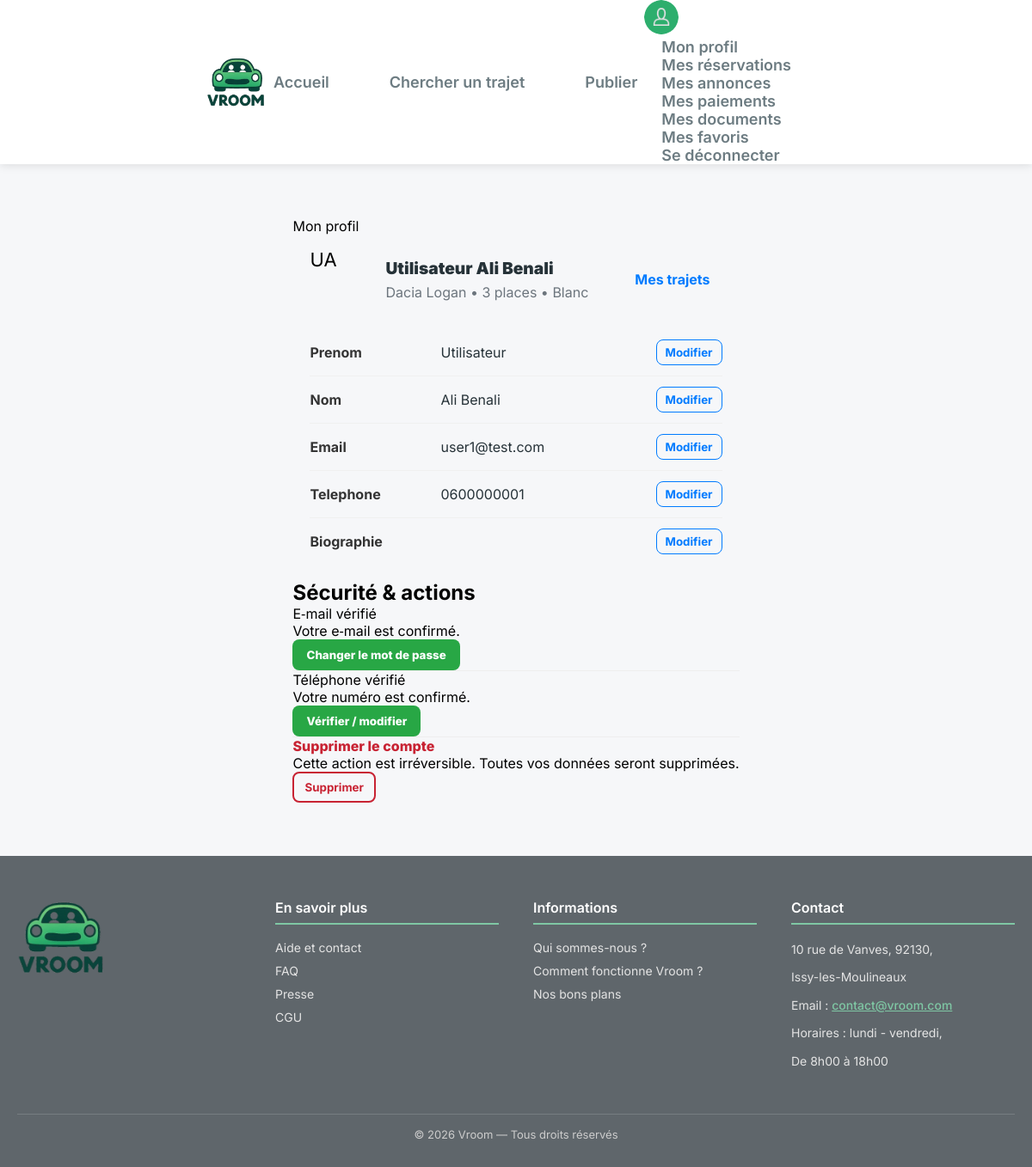
Page /index.php?page=profil (signed in) on the committed database.
### tables this page shows
CREATE TABLE `utilisateurs` (
  `id` bigint(20) UNSIGNED NOT NULL AUTO_INCREMENT,
  `nom` varchar(255) NOT NULL,
  `prenom` varchar(255) NOT NULL,
  `email` varchar(255) DEFAULT NULL,
  `telephone` varchar(20) DEFAULT NULL,
  `avatar` varchar(255) DEFAULT NULL,
  `biographie` text DEFAULT NULL,
  `mot_de_passe` varchar(255) NOT NULL,
  `token_notification` varchar(255) DEFAULT NULL,
  `premiere_connexion` tinyint(1) NOT NULL DEFAULT 1,
  `try_token` int(11) NOT NULL DEFAULT 0,
  `remember_token` varchar(100) DEFAULT NULL,
  `date_creation` timestamp NOT NULL DEFAULT current_timestamp(),
  `date_mise_a_jour` timestamp NOT NULL DEFAULT current_timestamp() ON UPDATE current_timestamp(),
  `note` float DEFAULT 0,
  `photo_profil` varchar(255) DEFAULT NULL,
  PRIMARY KEY (`id`)
);

CREATE TABLE `vehicules` (
  `id` bigint(20) UNSIGNED NOT NULL,
  `id_utilisateur` bigint(20) UNSIGNED NOT NULL,
  `marque` varchar(100) NOT NULL,
  `modele` varchar(100) NOT NULL,
  `annee` year(4) NOT NULL,
  `couleur` varchar(50) NOT NULL,
  `matricule` varchar(50) NOT NULL,
  `date_creation` timestamp NOT NULL DEFAULT current_timestamp()
);

### Controleur/c_profil.php (called while the page is built, shortened)
<?php
require_once __DIR__ . '/../Modele/utilisateur.php';
require_once __DIR__ . '/../Modele/vehicules.php';
class c_profil {
    public function afficher(?int $id_utilisateur = null) {
        $id_utilisateur = $id_utilisateur ?? $_SESSION['user_id'];
        $utilisateur = Utilisateur::getById($id_utilisateur);
        $vehicules = Vehicules::getByUser($id_utilisateur);
        require __DIR__ . '/../Vue/head.php';
        require __DIR__ . '/../Vue/header.php';
        require __DIR__ . '/../Vue/pages/v_profil.php';
        require __DIR__ . '/../Vue/footer.php';
    }
}
?>

### Modele/utilisateur.php (called while the page is built, shortened)
<?php
class Utilisateur {
    public static function getById(int $id): array {
        $db = dbConnect();
        $stmt = $db->prepare("SELECT * FROM utilisateurs WHERE id = :id");
        $stmt->execute([':id' => $id]);
        return $stmt->fetch(PDO::FETCH_ASSOC);
    }
    }
?>

### Modele/vehicules.php (called while the page is built, shortened)
<?php
class Vehicules {
    public static function getByUser(int $user_id): array {
        $db = dbConnect();
        $stmt = $db->prepare("SELECT * FROM vehicules WHERE id_utilisateur = ? ORDER BY date_creation DESC");
        $stmt->execute([$user_id]);
        return $stmt->fetchAll(PDO::FETCH_ASSOC);
    }
}
?>

### Vue/pages/v_profil.php (the view, shortened to what this page needs)
<body>
    <div class="main-wrapper">
        <div class="page-container">
            <div class="header-title">Mon profil</div>
            <div class="main-content">
                <div class="info-card profile-summary">
                    <div class="profile-header">
                        <div class="avatar large">
                            <?= strtoupper(substr($utilisateur['prenom'], 0, 1) . substr($utilisateur['nom'], 0, 1)) ?>
                        </div>
                        <div class="profile-meta">
                            <div class="profile-name"><?= htmlspecialchars($utilisateur['prenom'] . ' ' . $utilisateur['nom']) ?></div>
                            <?php if (!empty($vehicules[0])): ?>
                                <div class="profile-sub">
                                    <?= htmlspecialchars($vehicules[0]['marque'] . ' ' . $vehicules[0]['modele']) ?> •
                                    <?= htmlspecialchars($vehicules[0]['places_disponibles'] ?? 3) ?> places •
                                    <?= htmlspecialchars($vehicules[0]['couleur']) ?>
                                </div>
                            <?php endif; ?>
                        </div>
                        <div class="profile-actions">
                            <a class="btn-link" href="index.php?page=mes_trajets">Mes trajets</a>
                        </div>
                    </div>
                    <div class="profile-fields">
                        <?php
                        $fields = ['prenom', 'nom', 'email', 'telephone', 'biographie'];
                        foreach ($fields as $field):
                        ?>
                        <div class="field-row">
                            <div class="field-label"><?= ucfirst($field) ?></div>
                            <div class="field-value" data-field="<?= $field ?>">
                                <?= htmlspecialchars($utilisateur[$field] ?? '') ?>
                            </div>
                            <button class="edit-btn" data-field="<?= $field ?>">Modifier</button>
                        </div>
                        <?php endforeach; ?>
                    </div>
                </div>
                <div class="info-card">
                    <h2 class="card-title">Sécurité & actions</h2>
                    <div class="info-item" style="border-top:none; align-items:center;">
                        <div style="flex:1">
                            <div class="regle">E‑mail vérifié</div>
                            <div class="description">Votre e‑mail est confirmé.</div>
                        </div>
                        <div>
                            <button class="save-btn" type="button" id="change-password">Changer le mot de passe</button>
                        </div>
                    </div>
                    <div class="info-item" style="border-top:1px solid #eee; align-items:center;">
                        <div style="flex:1">
                            <div class="regle">Téléphone vérifié</div>
                            <div class="description">Votre numéro est confirmé.</div>
                        </div>
                        <div>
                            <button class="save-btn" type="button">Vérifier / modifier</button>
                        </div>
                    </div>
                    <div class="info-item" style="border-top:1px solid #eee; align-items:center;">
                        <div style="flex:1">
                            <div class="danger-text">Supprimer le compte</div>
                            <div class="description">Cette action est irréversible. Toutes vos données seront supprimées.</div>
                        </div>
                        <div>
                            <button class="delete-btn" type="button" id="delete-account">Supprimer</button>
                        </div>
                    </div>
                </div>
            </div>
        </div>
    </div>
</body>

### Ressources/CSS/commun.css (style rules this page uses)
:root { --couleurVerte: #28a745; --couleurVerteFonce: #1f7e36; --texteGris: #6d7c82; --titreNoir: #222; --fondClair: #ffffff; --ombre: rgba(0,0,0,0.10); --ombreHover: rgba(0,0,0,0.18); }
* { font-family: 'Inter', sans-serif; box-sizing: border-box; padding: 0; margin: 0; }
body { background-color: #f0f0f0; align-items: center; justify-content: center; display: flex; flex-direction: column; gap : 30px; }

### Ressources/CSS/profil.css (style rules this page uses)
body { background-color: #f6f7f9; }
.btn-link { display:inline-block; padding:10px 14px; background:transparent; color:#007bff; text-decoration:none; font-weight:700; border-radius:8px; }
.save-btn { display:inline-block; padding:10px 16px; background:#28a745; color:#fff; border:none; border-radius:8px; font-weight:800; cursor:pointer; }
.delete-btn { display:inline-block; padding:8px 12px; background:transparent; color:#c82333; border:2px solid #c82333; border-radius:8px; font-weight:700; cursor:pointer; }
.danger-text { font-weight:800; color:#c82333; }
.page-container { max-width:900px; margin:32px auto; padding:0 16px; }
.profile-summary .profile-header { display:flex; align-items:center; gap:16px; padding:16px 20px; }
.avatar.large { width:72px; height:72px; font-size:22px; }
.profile-meta { flex:1; }
.profile-name { font-weight:900; font-size:1.2rem; color:#263238; }
.profile-sub { color:#6c757d; margin-top:6px; }
.profile-actions { margin-left:12px; }
.profile-fields { padding: 6px 20px 18px 20px; }
.field-row { display:flex; align-items:center; gap:12px; padding:12px 0; border-top:1px solid #f0f0f0; }
.field-row:first-child { border-top:none; }
.field-label { width:140px; font-weight:700; color:#333; }
.field-value { flex:1; color:#263238; }
.edit-btn { padding:6px 10px; border-radius:8px; background:transparent; border:1px solid #007bff; color:#007bff; cursor:pointer; font-weight:700; }
:root { --primary:#007bff; --accent:#28a745; --muted:#6c757d; --surface:#ffffff; --shadow: 0 8px 30px rgba(17,24,39,0.06); }
.info-card { transition: transform .28s ease, box-shadow .28s ease; }
.edit-btn, .save-small, .cancel-small, .btn-link { transition: background-color .18s ease, color .18s ease, transform .12s ease; }
.avatar.large { transition: transform .35s cubic-bezier(.2,.9,.2,1); }
.field-row { transition: background-color .18s ease; }

### rows in the picture
utilisateurs: prenom+nom "UA", prenom+nom "Utilisateur Ali Benali", prenom "Utilisateur", nom "Ali Benali", email "user1@test.com", telephone "0600000001"
vehicules: marque+modele "Dacia Logan", couleur "Blanc"

### other values in the picture
$vehicules[0]['places_disponibles'] "3"
$field "Prenom"
$field "Nom"
$field "Email"
$field "Telephone"
$field "Biographie"
